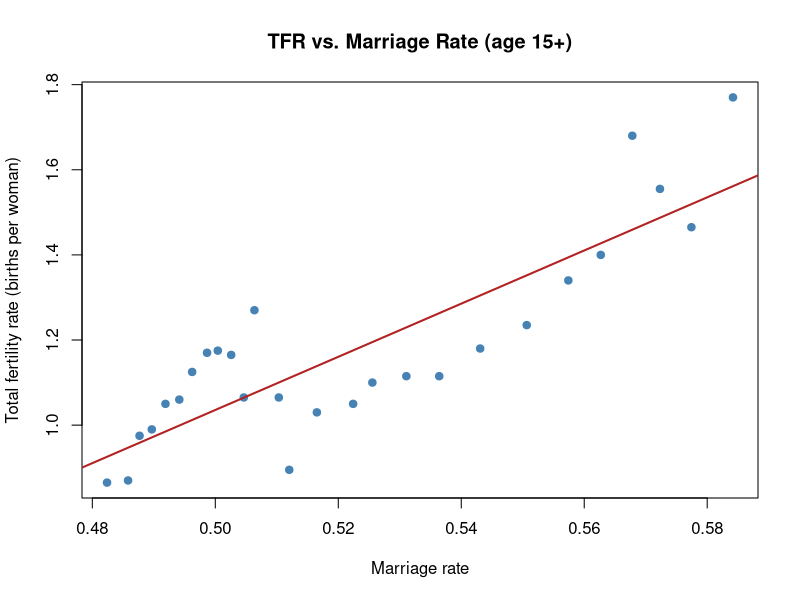
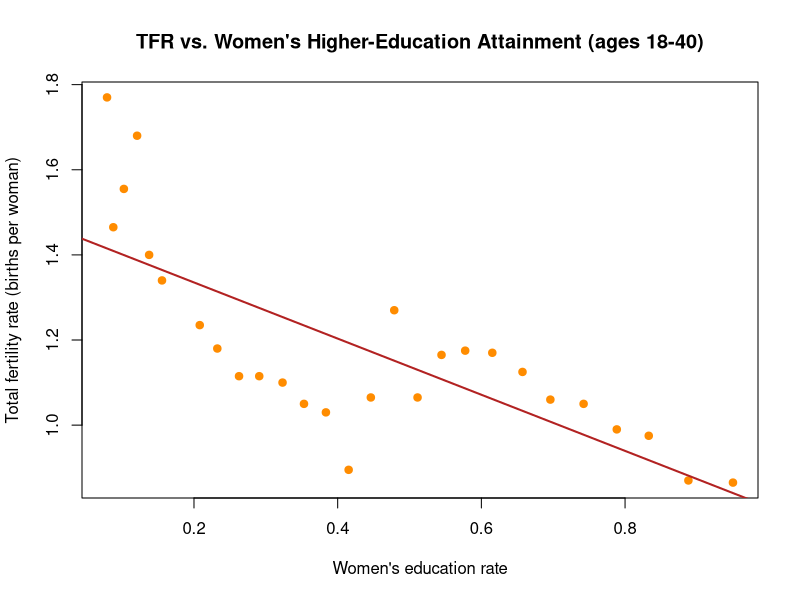
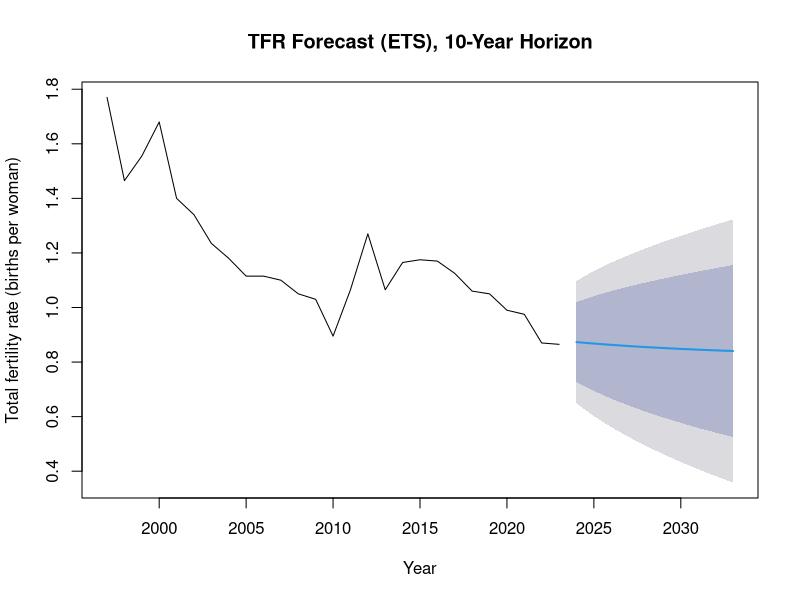
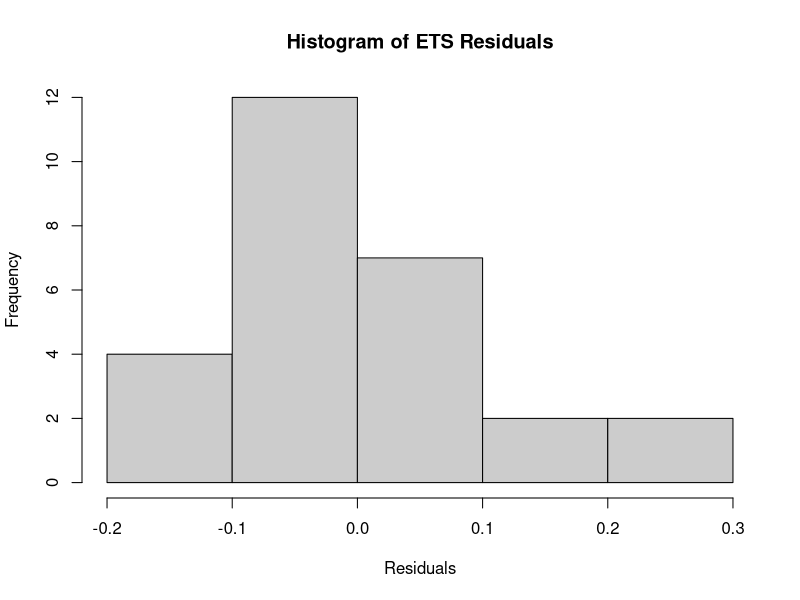
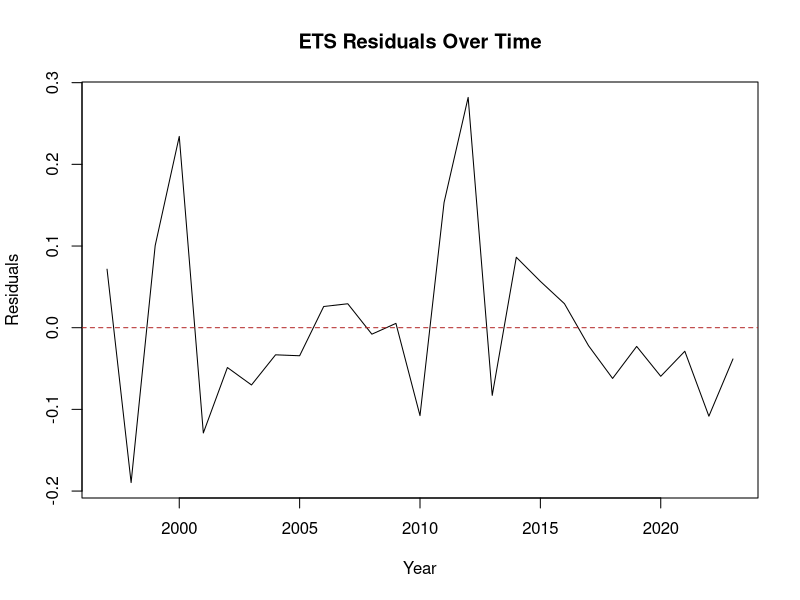

These charts were generated, in order, by the following R code:
# ===============================
# Taiwan Fertility Rate Forecasting
# Correlation/regression analysis of marriage rate & women's education on TFR,
# plus ETS time-series forecasting of future fertility rates
# ===============================
#
# Run from the project root, e.g.:
#   Rscript analysis/taiwan_fertility_analysis.R
#
# Reads:  data/taiwan_fertility_data.csv
# Writes: outputs/*.png

# --------- 0) Setup ---------
pkg_needed <- c("forecast", "tseries")
pkg_to_install <- pkg_needed[!(pkg_needed %in% installed.packages()[,"Package"])]
if (length(pkg_to_install) > 0) install.packages(pkg_to_install, dependencies = TRUE)

library(forecast)
library(tseries)

dir.create("outputs", showWarnings = FALSE)

# --------- 1) Load Data ---------
df <- read.csv("data/taiwan_fertility_data.csv", stringsAsFactors = FALSE)
names(df) <- c("year", "marriage_rate", "edu_rate", "childbearing_age_share", "tfr")

cat("Rows x Cols:", nrow(df), "x", ncol(df), "\n")
cat("Years covered:", min(df$year), "-", max(df$year), "\n\n")

# --------- 2) Correlation & Multicollinearity Check ---------
# marriage_rate and edu_rate are both strongly related to the passage of time
# in Taiwan over this period, so a multiple regression of tfr on both together
# is unstable (multicollinearity). We check this first, then isolate each
# predictor in its own simple linear regression instead.
corr_vars <- df[, c("marriage_rate", "edu_rate", "tfr")]
corr_mat <- cor(corr_vars)
cat("== Correlation matrix ==\n")
print(round(corr_mat, 4))

r_squared_pairs <- corr_mat^2
cat("\n== Pairwise R-squared (correlation^2) ==\n")
print(round(r_squared_pairs, 4))
cat(sprintf("\nmarriage_rate vs edu_rate share R-squared of %.3f -> multicollinearity if modeled together.\n\n",
            r_squared_pairs["marriage_rate", "edu_rate"]))

# --------- 3) Simple Linear Regressions (isolated predictors) ---------
model_marriage <- lm(tfr ~ marriage_rate, data = df)
model_edu <- lm(tfr ~ edu_rate, data = df)

cat("== TFR ~ marriage_rate ==\n")
print(summary(model_marriage))

cat("\n== TFR ~ edu_rate ==\n")
print(summary(model_edu))

# EDA plot: TFR vs each predictor
png("outputs/plot_tfr_vs_marriage_rate.png", width = 900, height = 600)
plot(df$marriage_rate, df$tfr,
     main = "TFR vs. Marriage Rate (age 15+)",
     xlab = "Marriage rate", ylab = "Total fertility rate (births per woman)",
     pch = 19, col = "steelblue")
abline(model_marriage, col = "firebrick", lwd = 2)
dev.off()

png("outputs/plot_tfr_vs_edu_rate.png", width = 900, height = 600)
plot(df$edu_rate, df$tfr,
     main = "TFR vs. Women's Higher-Education Attainment (ages 18-40)",
     xlab = "Women's education rate", ylab = "Total fertility rate (births per woman)",
     pch = 19, col = "darkorange")
abline(model_edu, col = "firebrick", lwd = 2)
dev.off()

# --------- 4) Time Series Forecasting (Exponential Smoothing) ---------
tfr_ts <- ts(df$tfr, start = min(df$year), frequency = 1)

# Additive error, damped trend, no seasonality (matches the original
# course project's model selection for this series)
ets_model <- ets(tfr_ts, model = "AAN", damped = TRUE)
cat("\n== ETS model summary ==\n")
print(summary(ets_model))

mape_value <- accuracy(ets_model)["Training set", "MAPE"]
cat(sprintf("\nMAPE (training set): %.2f%%\n", mape_value))

ets_forecast <- forecast(ets_model, h = 10)
png("outputs/plot_ets_forecast.png", width = 1000, height = 650)
plot(ets_forecast, main = "TFR Forecast (ETS), 10-Year Horizon",
     xlab = "Year", ylab = "Total fertility rate (births per woman)")
dev.off()

# --------- 5) Residual Diagnostics ---------
resid_vals <- residuals(ets_model)

# Independence: Ljung-Box test (H0: residuals are independent)
lb_test <- Box.test(resid_vals, lag = 10, type = "Ljung-Box")
cat("\n== Ljung-Box test (residual independence) ==\n")
print(lb_test)

# Normality: Shapiro-Wilk test (H0: residuals are normally distributed)
sw_test <- shapiro.test(resid_vals)
cat("\n== Shapiro-Wilk test (residual normality) ==\n")
print(sw_test)

png("outputs/plot_residual_histogram.png", width = 900, height = 600)
hist(resid_vals, main = "Histogram of ETS Residuals", xlab = "Residuals", col = "grey80")
dev.off()

# Constant variance: residuals over time
png("outputs/plot_residuals_over_time.png", width = 900, height = 600)
plot(resid_vals, type = "l", main = "ETS Residuals Over Time",
     xlab = "Year", ylab = "Residuals")
abline(h = 0, col = "firebrick", lty = 2)
dev.off()

cat("\nAll done. Figures saved to outputs/.\n")
